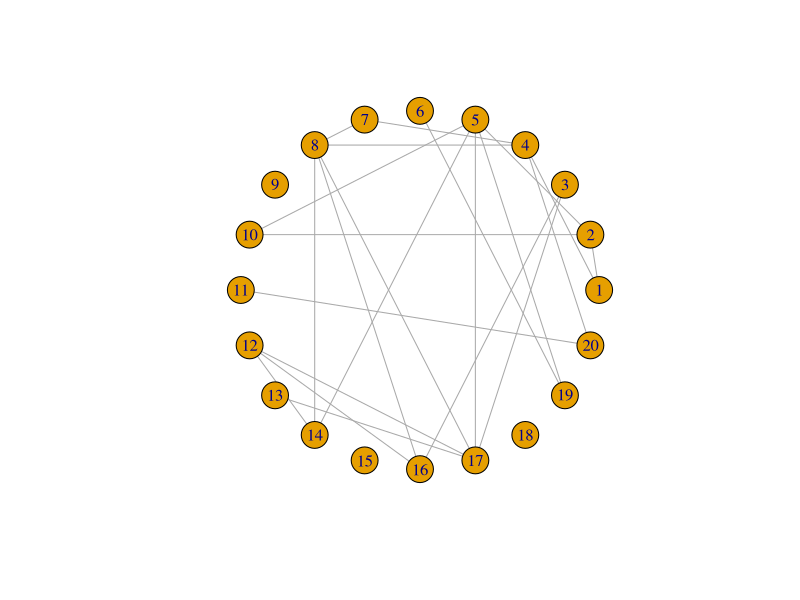

Recreate this plot in R.
## script to simulate network subgraphs as proof of concept


require(igraph)
size <- 20
# random graph
g <- erdos.renyi.game(size, 0.1)
plot(g, layout = layout_in_circle)

# g1 <- watts.strogatz.game(1, size, 3, 0.01)
# plot(g1, layout = layout_in_circle)


# generate node colors
MMuser <- sample(1:size, round(size * .2))

# generate events with undirected motifs

# generate contribution vector from undirected motifs

# generate outcome

# mask some outcome as unknown





